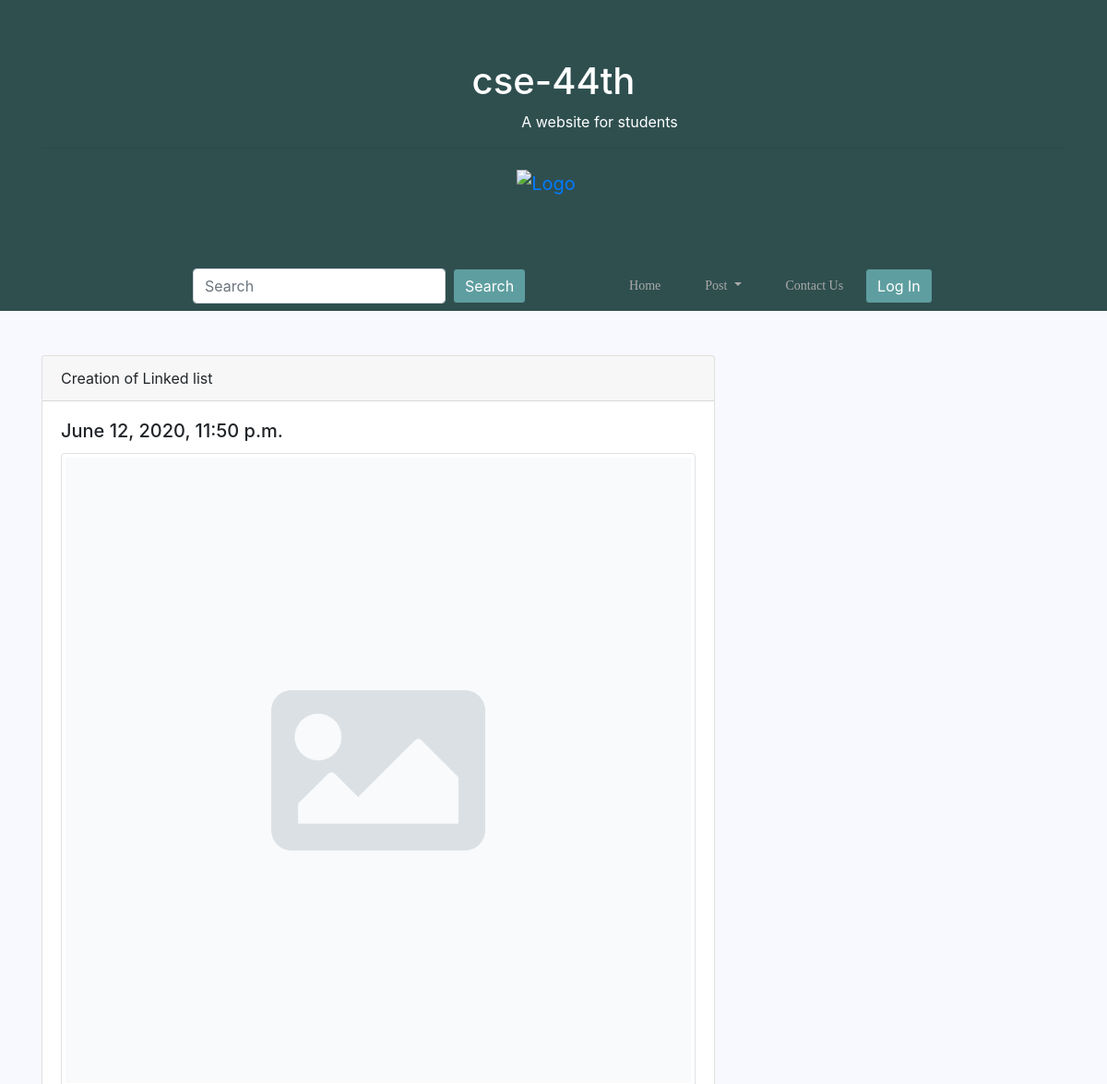
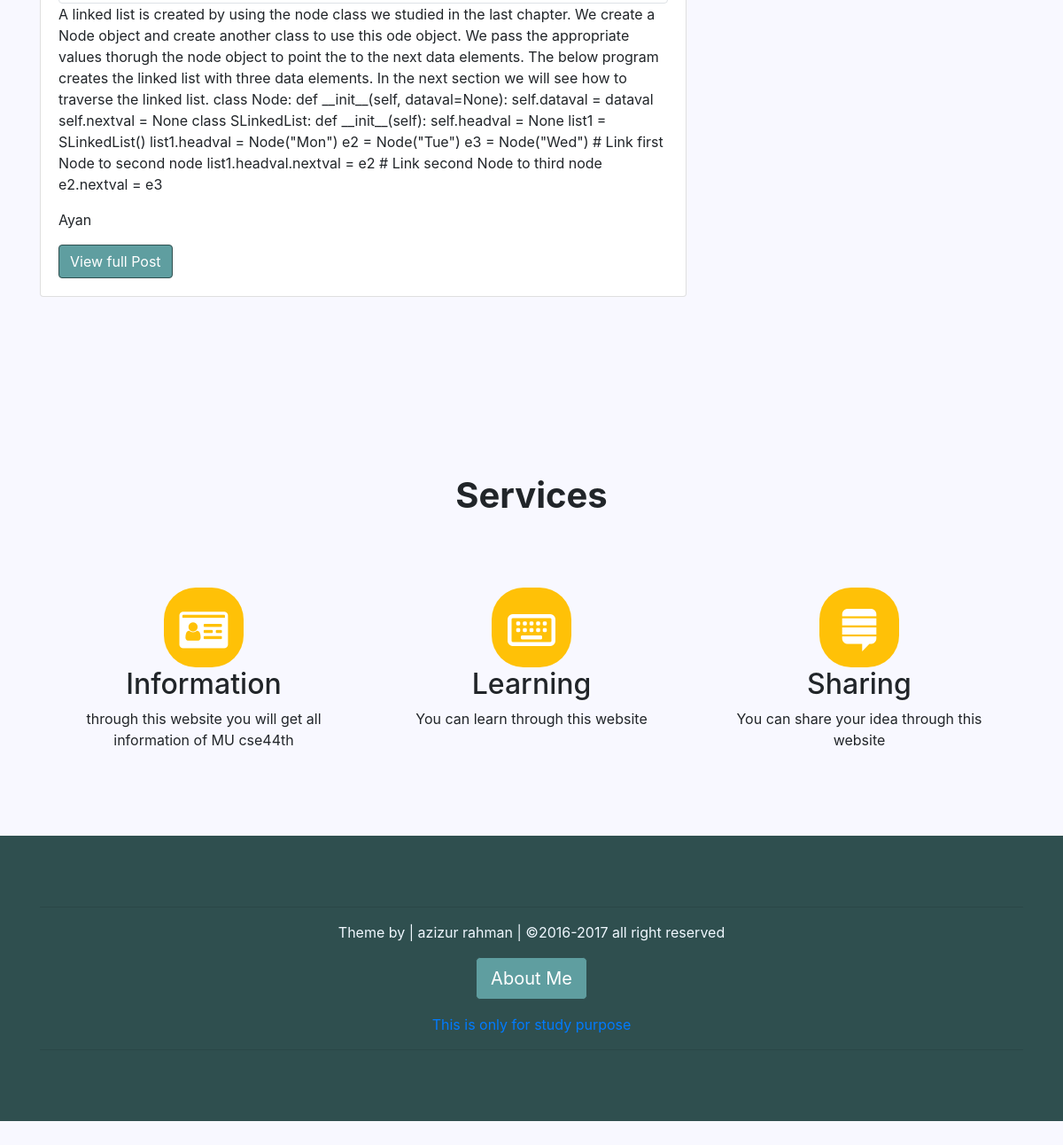
Page /post/ on the earlier database version (2 pictures, top to bottom).
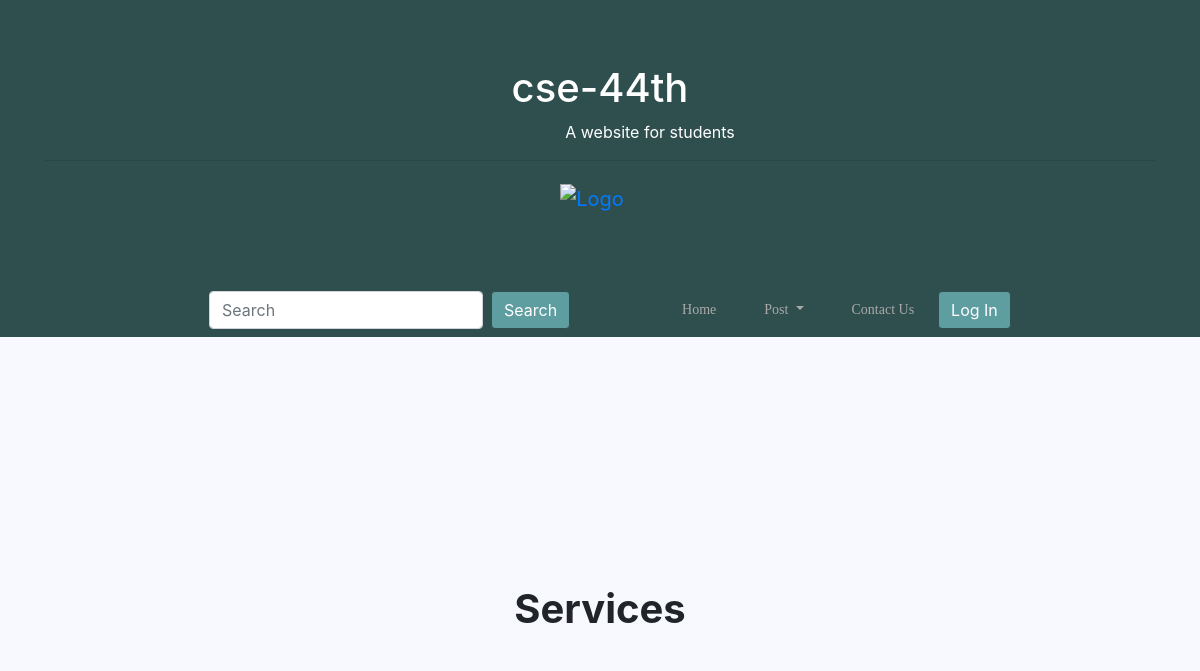
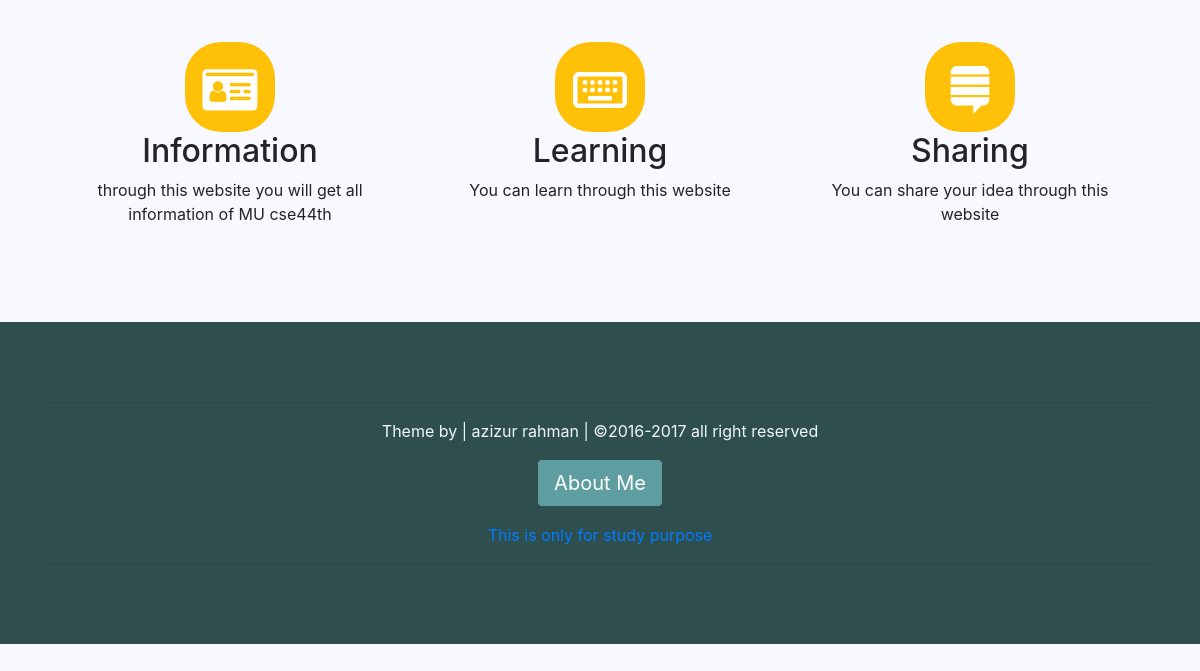
Same page on the later database version (2 pictures, top to bottom).
### post/models.py (models this page shows)
class Post(models.Model):
    category = models.ForeignKey(Category, on_delete=models.CASCADE)
    postAuthor = models.CharField(max_length=200)
    postId = models.AutoField(primary_key=True, auto_created=True)
    postTitle = models.CharField(max_length=200)
    postTimeDate = models.DateTimeField(auto_now_add=True, auto_now=False, blank=True)
    postText = models.TextField()
    postUrl = models.TextField(blank=True)
    postImage = models.ImageField(blank=True, null=True)
    def get_photo_url(self):
        if self.postImage and hasattr(self.postImage, 'url'):
            return self.postImage.url
        else:
            return "/static/no.png"

### post/views.py (the view)
# urls.py: path('', views.postHome, name='postHome'),
def postHome(request):
    Posts = Post.objects.all()
    context = {'Posts': Posts}
    return render(request, 'post/post.html', context)

### templates/post/post.html (shortened to what this page needs)
{% extends 'base.html' %}
{% load static %}
 {% block body %}
    <div class="row">
   <div class="col-sm-8">
    {% for post in Posts %}
       {%  if not post.postUrl %}
         <div class="card">
  <div class="card-header">
    {{ post.postTitle }}
  </div>
  <div class="card-body">
    <h5 class="card-title">{{ post.postTimeDate }}</h5>
      <img  src=" {{ post.get_photo_url }} " class="img-fluid img-thumbnail img-rounded"
                        alt="Responsive image" height="300">
    <p class="card-text">{{ post.postText |truncatewords:500 }}</p>
    <p class="card-text">{{ post.postAuthor | truncatechars:5 }}</p>
     <a href="{{ post.postId }}" class="btn btn-primary">View full Post</a>
  </div>
        </div>
{% endif %}
{% endfor %}
       </div>
</div>
 {% endblock body %}

Differences in the rows shown:
removed Post: postTitle "Creation of Linked list", postTimeDate "June 12, 2020, 11:50 p.m.", postText "A linked list is created by using the node class we studied in the last chapter. We create a Node object and create another class to use this ode object. We pass the appropriate values thorugh the node object to point the to the next data elements. The below program creates the linked list with three data elements. In the next section we will see how to traverse the linked list. class Node: def __init__(self, dataval=None): self.dataval = dataval self.nextval = None class SLinkedList: def __init__(self): self.headval = None list1 = SLinkedList() list1.headval = Node(\"Mon\") e2 = Node(\"Tue\") e3 = Node(\"Wed\") # Link first Node to second node list1.headval.nextval = e2 # Link second Node to…", postAuthor "Ayan"
